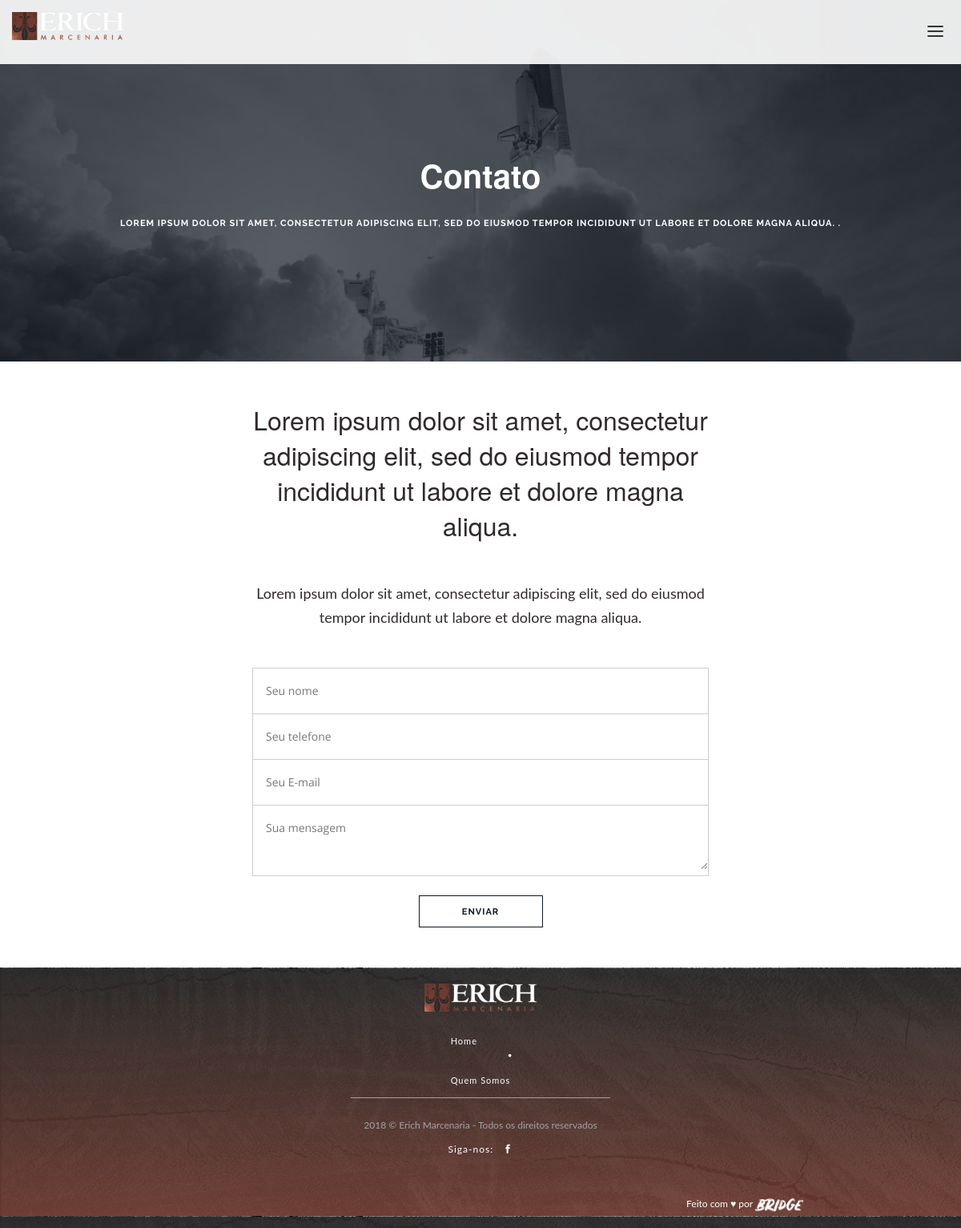
Screenshot of /public_html/contato/index.php with the database file from the repository.
### tables this page shows
CREATE TABLE IF NOT EXISTS `contato` (
  `id` int(11) NOT NULL AUTO_INCREMENT,
  `primeirotitulo` text NOT NULL,
  `subtitulo` text NOT NULL,
  `segundotitulo` text NOT NULL,
  `texto` text NOT NULL,
  PRIMARY KEY (`id`)
);

### public_html/contato/index.php (the view, shortened to what this page needs)
<!DOCTYPE html>
 <html class="no-js">
    <head>
        <link href="../css/flexslider.min.css" rel="stylesheet" type="text/css" media="all"/>
        <link href="../css/line-icons.min.css" rel="stylesheet" type="text/css" media="all"/>
        <link href="../css/elegant-icons.min.css" rel="stylesheet" type="text/css" media="all"/>
        <link href="../css/lightbox.min.css" rel="stylesheet" type="text/css" media="all"/>
        <link href="../css/bootstrap.min.css" rel="stylesheet" type="text/css" media="all"/>
        <link href="../css/theme.min.css" rel="stylesheet" type="text/css" media="all"/>
    </head>
    <body>
    	<?php include("../includes/nav.php"); ?>
    	 <?php
     $conexao = mysqli_connect("127.0.0.1", "root", "", "erich");
     $dados = mysqli_query($conexao,  "SELECT * FROM contato WHERE id = 1");
     while ($contato = mysqli_fetch_array($dados)):
   ?>
		<div class="main-container">
			<header class="page-header">
				<div class="background-image-holder parallax-background">
					<img class="background-image" alt="Background Image" src="../img/hero18.png">
				</div>
				<div class="container">
					<div class="row">
						<div class="col-sm-12 text-center">
							<h1 class="text-white"><?= $contato['primeirotitulo'] ?></h1>
							<span class="text-white alt-font"><?= $contato['subtitulo'] ?>.</span>
						</div>
					</div>
				</div>
			</header>
			<section class="contact-center">
				<div class="container">
					<div class="row">
						<div class="col-md-6 col-md-offset-3 col-sm-8 col-sm-offset-2 text-center">
							<h1><?= $contato['segundotitulo'] ?></h1>
							<p class="lead">
								<?= $contato['texto'] ?>
							</p>
						</div>
					</div>
					<div class="row">
						<div class="col-md-6 col-md-offset-3 col-sm-8 col-sm-offset-2">
							<div class="form-wrapper clearfix">
								<form action="envia.php" class="form-contact" method="post">
									<div class="inputs-wrapper">
										<input class="form-name validate-required" type="text" placeholder="Seu nome" name="nome" id="nome">
										<input class="form-name validate-required" type="text" placeholder="Seu telefone" name="telefone" id="telefone">
										<input class="form-email validate-required validate-email" type="text" name="email" placeholder="Seu E-mail" id="email">
										<textarea class="form-message validate-required" name="mensagem" placeholder="Sua mensagem" id="mensagem"></textarea>
									</div>
									<input type="submit" class="send-form" value="Enviar" onclick="return validaForm();">
								</form>
							</div>
						</div>
					</div>
				</div>
			</section>
		</div>
		<div class="footer-container">
			<?php include("../includes/footer.php"); ?>
		</div>
				<?php endwhile; ?>
    </body>
</html>

### public_html/includes/footer.php (shortened to what this page needs)
<footer class="details" align="center">
	<div>
          <img alt="logo" class="logo" src="../img/logo.png"><br>
          <nav class="menu havanna">
                <ul>
						<li><a href="../home">Home</a></li>
						<li class="bolinha">•</li>
						<li><a href="../quem-somos">Quem Somos</a></li>
						<li class="bolinha">•</li>
					</ul>
				</nav>
				<hr class="linhasprojeto3" align="center" width="27%">
					<p class="direitos">2018 © Erich Marcenaria - Todos os direitos reservados</p>
					 <ul class="social-icons">
					<li>
							<a href="https://www.instagram.com/bridgeagenciadigital" target="_blank">
								Siga-nos: &nbsp;
							</a><i class="icon social_facebook"></i>
						</li>
					</ul>
                <p class="bridge">Feito com ♥ por <img alt="logo" class="logobridge" src="../img/bridge.png"></p>
	</div>
</footer>

### rows the page displays
contato: primeirotitulo "Contato", subtitulo "LOREM IPSUM DOLOR SIT AMET, CONSECTETUR ADIPISCING ELIT, SED DO EIUSMOD TEMPOR INCIDIDUNT UT LABORE ET DOLORE MAGNA ALIQUA.", segundotitulo "Lorem ipsum dolor sit amet, consectetur adipiscing elit, sed do eiusmod tempor incididunt ut labore et dolore magna aliqua.", texto "Lorem ipsum dolor sit amet, consectetur adipiscing elit, sed do eiusmod tempor incididunt ut labore et dolore magna aliqua."
